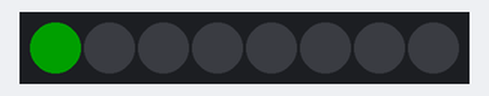
Bench run of a sketch on a simulated Arduino Uno, built with avr-gcc and run on an emulated ATmega328P. Parts: 8 RGB LEDs in strip order, left to right. Dim RGB values are drawn brighter than linear.

Above: at 0.1 s.
At 1.1 s:
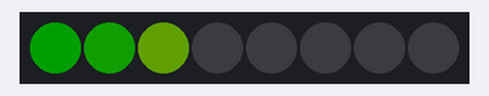
At 1.6 s:
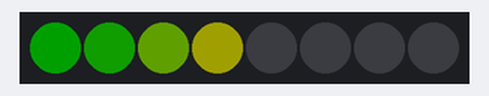
At 2.1 s:
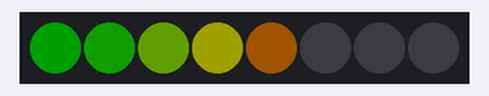
At 2.6 s:
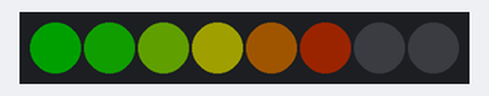
At 3.6 s:
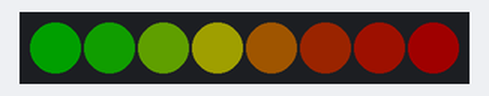
Timing chart, 0 to 40.0 s (numbered marks = the images above):
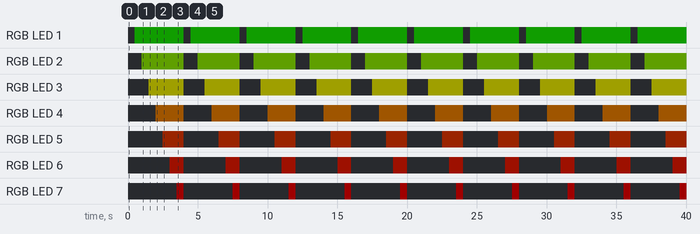

The sketch:

test_W2812_LED_ring.ino
```cpp
#include <Adafruit_NeoPixel.h>

#define PIN 15
#define NUMPIXELS 8

Adafruit_NeoPixel pixels(NUMPIXELS, PIN, NEO_GRB + NEO_KHZ800);


uint32_t color[8] = {
  0x00ff00, // green
  0x19e600,
  0x95fc00,
  0xffff00, // yellow
  0xff8700,
  0xcc3300,
  0xe61a00,
  0xff0000  // red
};

void setup()
{
  pixels.begin();
  pixels.setBrightness(32);
}

int loopNum = 0;
void loop()
{
  pixels.clear(); // Set all pixel colors to 'off'
  // Loop over brightness
  // pixels.setBrightness(loopNum*32);

  /*
    for (int i = 0; i < NUMPIXELS; i++) {
      pixels.setPixelColor(i, pixels.Color(0, 31, 0)); // 0..255
      pixels.show();
      delay(DELAYVAL); // Pause before next pass through loop
    }
  */

  for (int i = 0; i <= loopNum; i++)
  {
    pixels.setPixelColor(i, color[i]);
  }
  pixels.show();
  loopNum++;
  if (loopNum > 7)
    loopNum = 0;
  delay(500);
}
```

Measured:
- by itself, RGB LED 1: alternates RGB(3, 29, 0) for 3.5 s and off for 0.50 s
- by itself, RGB LED 2: alternates RGB(19, 32, 0) for 3.0 s and off for 1.0 s
- by itself, RGB LED 3: alternates RGB(32, 32, 0) for 2.5 s and off for 1.5 s
- by itself, RGB LED 4: alternates RGB(32, 17, 0) for 2.0 s and off for 2.0 s
- by itself, RGB LED 5: alternates RGB(26, 6, 0) for 1.5 s and off for 2.5 s
- by itself, RGB LED 6: alternates RGB(29, 3, 0) for 1.0 s and off for 3.0 s
- by itself, RGB LED 7: alternates RGB(32, 0, 0) for 0.50 s and off for 3.5 s
